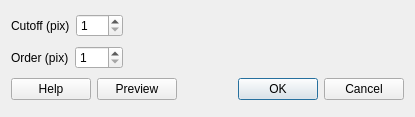
<?xml version="1.0" encoding="UTF-8"?>
<ui version="4.0">
 <class>ButterworthDialog</class>
 <widget class="QDialog" name="ButterworthDialog">
  <property name="geometry">
   <rect>
    <x>0</x>
    <y>0</y>
    <width>415</width>
    <height>117</height>
   </rect>
  </property>
  <property name="windowTitle">
   <string>Butterworth Filter</string>
  </property>
  <layout class="QGridLayout" name="gridLayout">
   <item row="0" column="0">
    <layout class="QHBoxLayout" name="horizontalLayout_2">
     <item>
      <widget class="QLabel" name="label">
       <property name="text">
        <string>Cutoff (pix)</string>
       </property>
      </widget>
     </item>
     <item>
      <widget class="QSpinBox" name="cutoffSpinBox">
       <property name="minimum">
        <number>1</number>
       </property>
       <property name="maximum">
        <number>999</number>
       </property>
      </widget>
     </item>
    </layout>
   </item>
   <item row="0" column="1">
    <spacer name="horizontalSpacer">
     <property name="orientation">
      <enum>Qt::Horizontal</enum>
     </property>
     <property name="sizeHint" stdset="0">
      <size>
       <width>251</width>
       <height>20</height>
      </size>
     </property>
    </spacer>
   </item>
   <item row="1" column="0">
    <layout class="QHBoxLayout" name="horizontalLayout_3">
     <item>
      <widget class="QLabel" name="label_2">
       <property name="text">
        <string>Order (pix)</string>
       </property>
      </widget>
     </item>
     <item>
      <widget class="QSpinBox" name="orderSpinBox">
       <property name="minimum">
        <number>1</number>
       </property>
       <property name="maximum">
        <number>100</number>
       </property>
      </widget>
     </item>
    </layout>
   </item>
   <item row="1" column="1">
    <spacer name="horizontalSpacer_2">
     <property name="orientation">
      <enum>Qt::Horizontal</enum>
     </property>
     <property name="sizeHint" stdset="0">
      <size>
       <width>251</width>
       <height>20</height>
      </size>
     </property>
    </spacer>
   </item>
   <item row="2" column="0" colspan="2">
    <layout class="QHBoxLayout" name="horizontalLayout">
     <item>
      <widget class="QPushButton" name="helpButton">
       <property name="text">
        <string>Help</string>
       </property>
      </widget>
     </item>
     <item>
      <widget class="QPushButton" name="previewButton">
       <property name="text">
        <string>Preview</string>
       </property>
      </widget>
     </item>
     <item>
      <widget class="QDialogButtonBox" name="buttonBox">
       <property name="orientation">
        <enum>Qt::Horizontal</enum>
       </property>
       <property name="standardButtons">
        <set>QDialogButtonBox::Cancel|QDialogButtonBox::Ok</set>
       </property>
      </widget>
     </item>
    </layout>
   </item>
  </layout>
 </widget>
 <resources/>
 <connections>
  <connection>
   <sender>buttonBox</sender>
   <signal>accepted()</signal>
   <receiver>ButterworthDialog</receiver>
   <slot>accept()</slot>
   <hints>
    <hint type="sourcelabel">
     <x>248</x>
     <y>254</y>
    </hint>
    <hint type="destinationlabel">
     <x>157</x>
     <y>274</y>
    </hint>
   </hints>
  </connection>
  <connection>
   <sender>buttonBox</sender>
   <signal>rejected()</signal>
   <receiver>ButterworthDialog</receiver>
   <slot>reject()</slot>
   <hints>
    <hint type="sourcelabel">
     <x>316</x>
     <y>260</y>
    </hint>
    <hint type="destinationlabel">
     <x>286</x>
     <y>274</y>
    </hint>
   </hints>
  </connection>
 </connections>
</ui>
